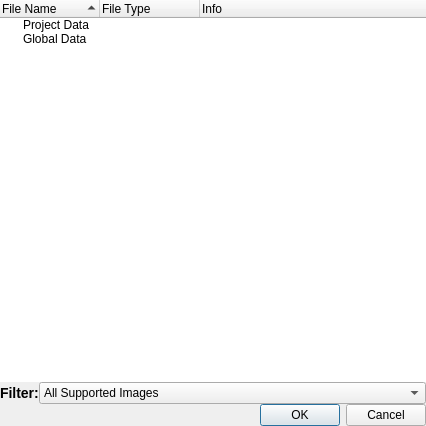
<?xml version="1.0" encoding="UTF-8"?>
<ui version="4.0">
 <class>TileBrowser</class>
 <widget class="QDialog" name="TileBrowser">
  <property name="windowModality">
   <enum>Qt::ApplicationModal</enum>
  </property>
  <property name="geometry">
   <rect>
    <x>0</x>
    <y>0</y>
    <width>426</width>
    <height>426</height>
   </rect>
  </property>
  <property name="windowTitle">
   <string>Choose a Tile</string>
  </property>
  <property name="windowIcon">
   <iconset resource="gui_icons.qrc">
    <normaloff>:/icons/openrpgmaker.png</normaloff>:/icons/openrpgmaker.png</iconset>
  </property>
  <property name="styleSheet">
   <string notr="true">.QFrame
{
	border-width: 1px;
	border-style: solid;
	border-color: palette(window-text);
}

.QFrame&gt;QLabel
{
	border-width: 0px;
	background-color: palette(window-text);
	color: palette(window);
	font-weight: bold;
}

.QFrame&gt;QCheckBox
{
	background-color: palette(window-text);
	border-width: 0px;
	border-style: none;
	color: palette(window);
	spacing: 3px;
	font-weight: bold;
	padding: 0px 0px 0px 3px;
}

.QFrame&gt;QCheckBox::indicator
{
	min-width: 8px;
	max-width: 8px;
	min-height: 8px;
	max-height: 8px;
	width: 8px;
	height: 8px;
	border-width: 2px;
	border-radius: 0px;
	border-style: ridge;
	border-color: palette(mid);
}

.QFrame&gt;QCheckBox::indicator:unchecked
{
	background-color: palette(base);
}

.QFrame&gt;QCheckBox::indicator:checked
{
	background-color: palette(window-text);
}

.QFrame&gt;QCheckBox::indicator:hover
{
	border-color: palette(highlight);
}</string>
  </property>
  <layout class="QVBoxLayout">
   <property name="spacing">
    <number>0</number>
   </property>
   <property name="margin">
    <number>0</number>
   </property>
   <item>
    <widget class="QTreeWidget" name="tileList">
     <property name="contextMenuPolicy">
      <enum>Qt::CustomContextMenu</enum>
     </property>
     <property name="frameShape">
      <enum>QFrame::NoFrame</enum>
     </property>
     <property name="midLineWidth">
      <number>0</number>
     </property>
     <property name="editTriggers">
      <set>QAbstractItemView::NoEditTriggers</set>
     </property>
     <property name="tabKeyNavigation">
      <bool>true</bool>
     </property>
     <property name="alternatingRowColors">
      <bool>false</bool>
     </property>
     <property name="selectionMode">
      <enum>QAbstractItemView::ExtendedSelection</enum>
     </property>
     <property name="iconSize">
      <size>
       <width>32</width>
       <height>32</height>
      </size>
     </property>
     <property name="uniformRowHeights">
      <bool>true</bool>
     </property>
     <property name="sortingEnabled">
      <bool>true</bool>
     </property>
     <property name="animated">
      <bool>false</bool>
     </property>
     <property name="wordWrap">
      <bool>false</bool>
     </property>
     <column>
      <property name="text">
       <string>File Name</string>
      </property>
     </column>
     <column>
      <property name="text">
       <string>File Type</string>
      </property>
     </column>
     <column>
      <property name="text">
       <string>Info</string>
      </property>
     </column>
     <item>
      <property name="text">
       <string>Project Data</string>
      </property>
      <property name="icon">
       <iconset resource="gui_icons.qrc">
        <normaloff>:/icons/folder.png</normaloff>:/icons/folder.png</iconset>
      </property>
      <property name="text">
       <string/>
      </property>
      <property name="text">
       <string/>
      </property>
     </item>
     <item>
      <property name="text">
       <string>Global Data</string>
      </property>
      <property name="icon">
       <iconset resource="gui_icons.qrc">
        <normaloff>:/icons/folder.png</normaloff>:/icons/folder.png</iconset>
      </property>
      <property name="text">
       <string/>
      </property>
      <property name="text">
       <string/>
      </property>
     </item>
    </widget>
   </item>
   <item>
    <layout class="QHBoxLayout">
     <item>
      <widget class="QLabel" name="filterLabel">
       <property name="sizePolicy">
        <sizepolicy hsizetype="Fixed" vsizetype="Preferred">
         <horstretch>0</horstretch>
         <verstretch>0</verstretch>
        </sizepolicy>
       </property>
       <property name="text">
        <string>&lt;h3&gt;Filter:&lt;/h3&gt;</string>
       </property>
       <property name="buddy">
        <cstring>filterSelector</cstring>
       </property>
      </widget>
     </item>
     <item>
      <widget class="QComboBox" name="filterSelector">
       <item>
        <property name="text">
         <string>All Supported Images</string>
        </property>
       </item>
       <item>
        <property name="text">
         <string>BMP Images (*.bmp)</string>
        </property>
       </item>
       <item>
        <property name="text">
         <string>GIF Images (*.gif)</string>
        </property>
       </item>
       <item>
        <property name="text">
         <string>JPEG Images (*.jpg, *.jpeg)</string>
        </property>
       </item>
       <item>
        <property name="text">
         <string>PNG Images (*.png)</string>
        </property>
       </item>
       <item>
        <property name="text">
         <string>PNM Images (*.pbm, *.pgm, *.ppm)</string>
        </property>
       </item>
       <item>
        <property name="text">
         <string>XPM Images (*.xpm)</string>
        </property>
       </item>
       <item>
        <property name="text">
         <string>TIFF Images (*.tiff)</string>
        </property>
       </item>
      </widget>
     </item>
    </layout>
   </item>
   <item>
    <layout class="QHBoxLayout">
     <property name="spacing">
      <number>6</number>
     </property>
     <item>
      <widget class="QLabel" name="statusBar">
       <property name="frameShape">
        <enum>QFrame::NoFrame</enum>
       </property>
       <property name="frameShadow">
        <enum>QFrame::Raised</enum>
       </property>
       <property name="text">
        <string/>
       </property>
       <property name="textFormat">
        <enum>Qt::RichText</enum>
       </property>
      </widget>
     </item>
     <item>
      <widget class="QDialogButtonBox" name="buttonBox">
       <property name="standardButtons">
        <set>QDialogButtonBox::Cancel|QDialogButtonBox::Ok</set>
       </property>
      </widget>
     </item>
    </layout>
   </item>
  </layout>
  <action name="aSelectAllImages">
   <property name="text">
    <string>Select All Images in Folder</string>
   </property>
  </action>
  <action name="aSelectAllImagesRecursively">
   <property name="text">
    <string>Select All Images in Folder (Recursing Directories)</string>
   </property>
  </action>
 </widget>
 <resources>
  <include location="gui_icons.qrc"/>
 </resources>
 <connections>
  <connection>
   <sender>buttonBox</sender>
   <signal>accepted()</signal>
   <receiver>TileBrowser</receiver>
   <slot>accept()</slot>
   <hints>
    <hint type="sourcelabel">
     <x>218</x>
     <y>408</y>
    </hint>
    <hint type="destinationlabel">
     <x>212</x>
     <y>212</y>
    </hint>
   </hints>
  </connection>
  <connection>
   <sender>buttonBox</sender>
   <signal>rejected()</signal>
   <receiver>TileBrowser</receiver>
   <slot>reject()</slot>
   <hints>
    <hint type="sourcelabel">
     <x>218</x>
     <y>408</y>
    </hint>
    <hint type="destinationlabel">
     <x>212</x>
     <y>212</y>
    </hint>
   </hints>
  </connection>
 </connections>
</ui>
